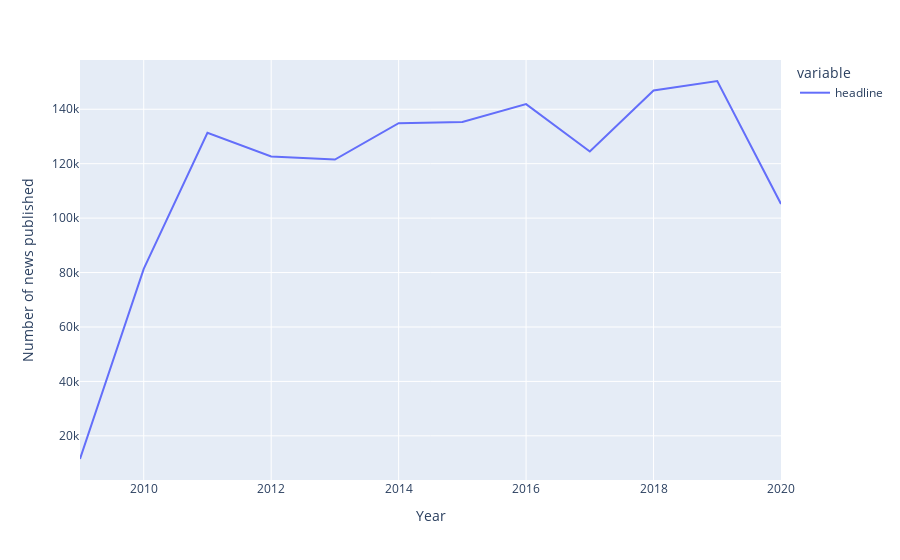

This figure's notebook cell:
### Code cell
px.line(
    news.groupby([news.index.year])["headline"].count(),
    labels={"value": "Number of news published", "date": "Year"},
)

### Figure 1 — Plotly figure (JSON) as saved in the notebook; plotly's stock layout.template omitted (floating-point values rounded to 4 significant figures)
{"data": [{"hovertemplate": "variable=headline<br>Year=%{x}<br>Number of news published=%{y}<extra></extra>", "legendgroup": "headline", "line": {"color": "#636efa", "dash": "solid"}, "marker": {"symbol": "circle"}, "mode": "lines", "name": "headline", "orientation": "v", "showlegend": true, "type": "scatter", "x": [2009, 2010, 2011, 2012, 2013, 2014, 2015, 2016, 2017, 2018, 2019, 2020], "xaxis": "x", "y": [11489, 81319, 131322, 122649, 121529, 134859, 135295, 141892, 124456, 146924, 150380, 105214], "yaxis": "y"}], "layout": {"legend": {"title": {"text": "variable"}, "tracegroupgap": 0}, "margin": {"t": 60}, "xaxis": {"anchor": "y", "domain": [0, 1], "title": {"text": "Year"}}, "yaxis": {"anchor": "x", "domain": [0, 1], "title": {"text": "Number of news published"}}}}
